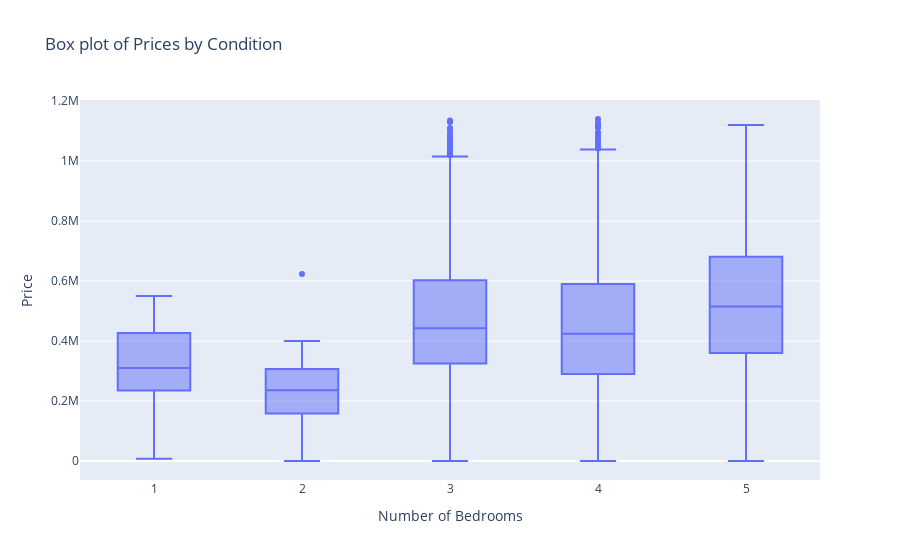

The notebook cell this image was saved under:
### Code cell
fig = px.box(data_no_outliers1, x='condition', y='price', title='Box plot of Prices by Condition')
fig.update_layout(xaxis_title='Number of Bedrooms', yaxis_title='Price')
fig.show()

### Figure 1 — Plotly figure (JSON) as saved in the notebook; plotly's stock layout.template omitted (floating-point values rounded to 4 significant figures; data arrays with more than 128 entries replaced by an {"elided": "..."} marker saying what was removed)
{"data": [{"alignmentgroup": "True", "hovertemplate": "condition=%{x}<br>price=%{y}<extra></extra>", "legendgroup": "", "marker": {"color": "#636efa"}, "name": "", "notched": false, "offsetgroup": "", "orientation": "v", "showlegend": false, "type": "box", "x": {"elided": "4085 int values"}, "x0": " ", "xaxis": "x", "y": {"elided": "4085 float values"}, "y0": " ", "yaxis": "y"}], "layout": {"autosize": true, "boxmode": "group", "legend": {"tracegroupgap": 0}, "title": {"text": "Box plot of Prices by Condition"}, "xaxis": {"anchor": "y", "autorange": true, "domain": [0, 1], "range": [0.5, 5.5], "title": {"text": "Number of Bedrooms"}, "type": "linear"}, "yaxis": {"anchor": "x", "autorange": true, "domain": [0, 1], "range": [-63330.0, 1203000.0], "title": {"text": "Price"}, "type": "linear"}}}
